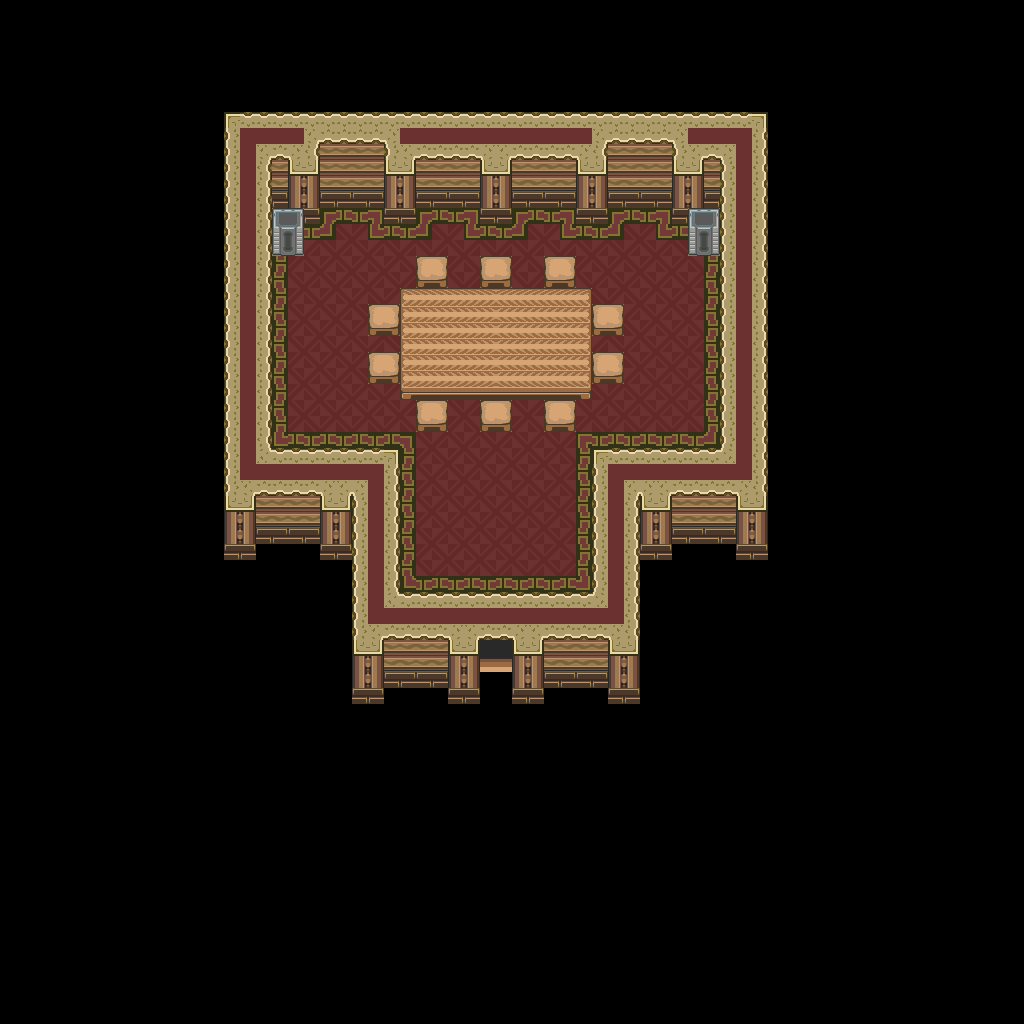

Below is a game level as drawn by its tile map, then a one-line description and the .tmx that defines it (tile-layer data replaced by summaries):
An orthogonal 64x64 tile map with 16x16 px tiles, 1 tile layer (base), 1 hidden layer not drawn and 9 objects.

<map version="1.10" tiledversion="1.12.1" orientation="orthogonal" renderorder="right-down" width="64" height="64" tilewidth="16" tileheight="16" infinite="0" nextlayerid="3" nextobjectid="10">
 <tileset firstgid="1" source="../classiciphone_pics4.tsx" />
 <layer id="1" name="base" width="64" height="64">
  <data>[4096 cells, 4096 non-empty, 62 distinct tile ids]</data>
 </layer>
 <layer id="2" name="collision" width="64" height="64" visible="0">
  <properties><property name="collision" value="true" /></properties>
  <data>[4096 cells, 3560 non-empty, 1 distinct tile ids]</data>
 </layer>
 <objectgroup id="3" name="npcs">
  <object id="1" x="176.0" y="192.0" width="16" height="16">
   <properties>
    <property name="script" type="string">-- Auto-converted from GraalScript
-- // NPC made by Daze Moon (Legion)
-- [CLIENT-SIDE — server no-op]
-- if (playerenters || timeout) {
-- seteffect 0,0,0,0.6;
-- timeout = .05;
-- }</property>
   </properties>
  </object>
  <object id="2" x="608.0" y="144.0" width="16" height="16">
   <properties>
    <property name="gani" value="waterani.mng" />
    <property name="script" type="string">-- Auto-converted from GraalScript
-- if (created) {
-- setimgpart waterani.mng,0,0,77,49;
self.dontblock = true
end</property>
   </properties>
  </object>
  <object id="3" x="320.0" y="144.0" width="16" height="16">
   <properties>
    <property name="gani" value="waterani.mng" />
    <property name="script" type="string">-- Auto-converted from GraalScript
-- if (created) {
-- setimgpart waterani.mng,0,0,77,49;
self.dontblock = true
end</property>
   </properties>
  </object>
  <object id="4" x="256.0" y="176.0" width="16" height="16">
   <properties>
    <property name="script" type="string">-- Auto-converted from GraalScript
-- if (created) {
-- // Initialize the attributes
-- showcharacter;
-- setcharprop #3,classichead-playared6.png;
-- setcharprop #C0,white;
-- setcharprop #C1,darkred;
-- setcharprop #C2,black;
-- setcharprop #C3,black;
-- setcharprop #C4,black;
-- setcharprop #n,;
-- setcharprop #2,shieldc-deo.png;
-- setcharprop #P1,hat.png;
-- shieldpower = 1;
-- setcharprop #8,body.png;
-- ap=100;
-- dir = 2;
-- sprite=0;
-- x=16.5; y=11;
end</property>
   </properties>
  </object>
  <object id="5" x="688.0" y="176.0" width="16" height="16">
   <properties>
    <property name="script" type="string">-- Auto-converted from GraalScript
-- if (created) {
-- // Initialize the attributes
-- showcharacter;
-- setcharprop #3,classichead-playared6.png;
-- setcharprop #C0,white;
-- setcharprop #C1,darkred;
-- setcharprop #C2,black;
-- setcharprop #C3,black;
-- setcharprop #C4,black;
-- setcharprop #n,;
-- setcharprop #2,shieldc-deo.png;
-- setcharprop #P1,hat.png;
-- shieldpower = 1;
-- setcharprop #8,body.png;
-- ap=100;
-- dir = 2;
-- sprite=0;
-- x=42.5; y=11;
end</property>
   </properties>
  </object>
  <object id="6" x="496.0" y="272.0" width="16" height="16">
   <properties>
    <property name="gani" value="light4.png" />
    <property name="script" type="string">-- Auto-converted from GraalScript
-- [CLIENT-SIDE — server no-op]
-- if (created) {
-- 
-- dontblock;
-- }
-- if (playerenters) {
-- setcoloreffect 1,0.6,0,0.5;
-- drawaslight;
-- this.zoom = 1;
-- timeout = 0.05;
-- }
-- if (timeout) {
-- if (this.zoom&lt;=1) {
-- this.ds=1;
-- }
-- else if (this.zoom&gt;=1.1) {
-- this.ds=0;
-- }
-- if (this.ds==1) {
-- this.zoom += 0.02;
-- setzoomeffect this.zoom;
-- }
-- else if (this.ds==0) {
-- this.zoom -= 0.03;
-- setzoomeffect this.zoom;
-- }
-- timeout = 0.05;
-- }</property>
   </properties>
  </object>
  <object id="7" x="416.0" y="320.0" width="16" height="16">
   <properties>
    <property name="gani" value="candle.mng" />
    <property name="script" type="string">-- Auto-converted from GraalScript
self.dontblock = true
-- drawunderplayer;</property>
   </properties>
  </object>
  <object id="8" x="544.0" y="320.0" width="16" height="16">
   <properties>
    <property name="gani" value="candle.mng" />
    <property name="script" type="string">-- Auto-converted from GraalScript
self.dontblock = true
-- drawunderplayer;</property>
   </properties>
  </object>
  <object id="9" x="368.0" y="272.0" width="16" height="16">
   <properties>
    <property name="gani" value="light4.png" />
    <property name="script" type="string">-- Auto-converted from GraalScript
-- [CLIENT-SIDE — server no-op]
-- if (created) {
-- 
-- dontblock;
-- }
-- if (playerenters) {
-- setcoloreffect 1,0.6,0,0.5;
-- drawaslight;
-- this.zoom = 1;
-- timeout = 0.05;
-- }
-- if (timeout) {
-- if (this.zoom&lt;=1) {
-- this.ds=1;
-- }
-- else if (this.zoom&gt;=1.1) {
-- this.ds=0;
-- }
-- if (this.ds==1) {
-- this.zoom += 0.02;
-- setzoomeffect this.zoom;
-- }
-- else if (this.ds==0) {
-- this.zoom -= 0.03;
-- setzoomeffect this.zoom;
-- }
-- timeout = 0.05;
-- }</property>
   </properties>
  </object>
 </objectgroup>
</map>
